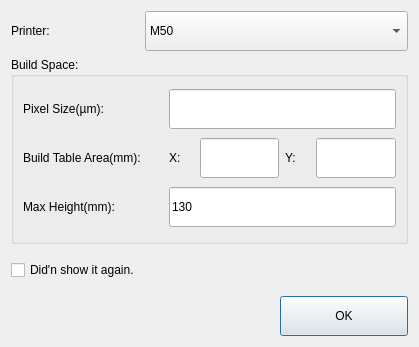
<?xml version="1.0" encoding="UTF-8"?>
<ui version="4.0">
 <class>PrintSettingDialog</class>
 <widget class="QDialog" name="PrintSettingDialog">
  <property name="geometry">
   <rect>
    <x>0</x>
    <y>0</y>
    <width>419</width>
    <height>347</height>
   </rect>
  </property>
  <property name="windowTitle">
   <string>Select Printer</string>
  </property>
  <property name="toolTip">
   <string>选项</string>
  </property>
  <layout class="QGridLayout" name="gridLayout_3">
   <item row="0" column="0">
    <widget class="QLabel" name="label">
     <property name="minimumSize">
      <size>
       <width>0</width>
       <height>40</height>
      </size>
     </property>
     <property name="toolTip">
      <string>机型</string>
     </property>
     <property name="text">
      <string>Printer:</string>
     </property>
    </widget>
   </item>
   <item row="0" column="1" colspan="2">
    <widget class="QComboBox" name="printercombo">
     <property name="minimumSize">
      <size>
       <width>0</width>
       <height>40</height>
      </size>
     </property>
     <item>
      <property name="text">
       <string>M50</string>
      </property>
     </item>
     <item>
      <property name="text">
       <string>M100</string>
      </property>
     </item>
    </widget>
   </item>
   <item row="1" column="0" colspan="3">
    <widget class="QGroupBox" name="groupBox_BuildSpace">
     <property name="title">
      <string>Build Space:</string>
     </property>
     <property name="flat">
      <bool>false</bool>
     </property>
     <layout class="QGridLayout" name="gridLayout_4">
      <item row="0" column="0">
       <layout class="QGridLayout" name="gridLayout_2">
        <item row="0" column="0">
         <widget class="QLabel" name="label_4">
          <property name="minimumSize">
           <size>
            <width>140</width>
            <height>40</height>
           </size>
          </property>
          <property name="toolTip">
           <string>像素精度</string>
          </property>
          <property name="text">
           <string>Pixel Size(µm):</string>
          </property>
         </widget>
        </item>
        <item row="0" column="1">
         <widget class="QLineEdit" name="lineEdit_pixelsize">
          <property name="minimumSize">
           <size>
            <width>0</width>
            <height>40</height>
           </size>
          </property>
          <property name="readOnly">
           <bool>true</bool>
          </property>
         </widget>
        </item>
       </layout>
      </item>
      <item row="1" column="0">
       <layout class="QHBoxLayout" name="horizontalLayout">
        <item>
         <widget class="QLabel" name="label_35">
          <property name="minimumSize">
           <size>
            <width>140</width>
            <height>40</height>
           </size>
          </property>
          <property name="toolTip">
           <string>打印面积</string>
          </property>
          <property name="text">
           <string>Build Table Area(mm):</string>
          </property>
         </widget>
        </item>
        <item>
         <widget class="QLabel" name="label_6">
          <property name="minimumSize">
           <size>
            <width>25</width>
            <height>0</height>
           </size>
          </property>
          <property name="text">
           <string>X:</string>
          </property>
         </widget>
        </item>
        <item>
         <widget class="QLineEdit" name="Print_Extents_X">
          <property name="enabled">
           <bool>true</bool>
          </property>
          <property name="minimumSize">
           <size>
            <width>0</width>
            <height>40</height>
           </size>
          </property>
          <property name="readOnly">
           <bool>true</bool>
          </property>
         </widget>
        </item>
        <item>
         <widget class="QLabel" name="label_33">
          <property name="minimumSize">
           <size>
            <width>25</width>
            <height>40</height>
           </size>
          </property>
          <property name="text">
           <string>Y:</string>
          </property>
         </widget>
        </item>
        <item>
         <widget class="QLineEdit" name="Print_Extents_Y">
          <property name="enabled">
           <bool>true</bool>
          </property>
          <property name="minimumSize">
           <size>
            <width>0</width>
            <height>40</height>
           </size>
          </property>
          <property name="readOnly">
           <bool>true</bool>
          </property>
         </widget>
        </item>
       </layout>
      </item>
      <item row="2" column="0">
       <layout class="QHBoxLayout" name="horizontalLayout_2">
        <item>
         <widget class="QLabel" name="label_36">
          <property name="minimumSize">
           <size>
            <width>140</width>
            <height>40</height>
           </size>
          </property>
          <property name="toolTip">
           <string>打印最大高度</string>
          </property>
          <property name="text">
           <string>Max Height(mm):</string>
          </property>
         </widget>
        </item>
        <item>
         <widget class="QLineEdit" name="Print_Extents_Z">
          <property name="enabled">
           <bool>true</bool>
          </property>
          <property name="minimumSize">
           <size>
            <width>0</width>
            <height>40</height>
           </size>
          </property>
          <property name="text">
           <string>130</string>
          </property>
          <property name="readOnly">
           <bool>true</bool>
          </property>
         </widget>
        </item>
       </layout>
      </item>
     </layout>
    </widget>
   </item>
   <item row="2" column="0" colspan="3">
    <widget class="QCheckBox" name="checkBoxAppears">
     <property name="minimumSize">
      <size>
       <width>0</width>
       <height>40</height>
      </size>
     </property>
     <property name="toolTip">
      <string>当软件打开时，窗口不再显示</string>
     </property>
     <property name="text">
      <string>Did'n show it again.</string>
     </property>
    </widget>
   </item>
   <item row="3" column="0" colspan="2">
    <spacer name="horizontalSpacer">
     <property name="orientation">
      <enum>Qt::Horizontal</enum>
     </property>
     <property name="sizeHint" stdset="0">
      <size>
       <width>248</width>
       <height>20</height>
      </size>
     </property>
    </spacer>
   </item>
   <item row="3" column="2">
    <widget class="QPushButton" name="pushButtonOK">
     <property name="minimumSize">
      <size>
       <width>0</width>
       <height>40</height>
      </size>
     </property>
     <property name="text">
      <string>OK</string>
     </property>
    </widget>
   </item>
  </layout>
 </widget>
 <resources/>
 <connections/>
</ui>
